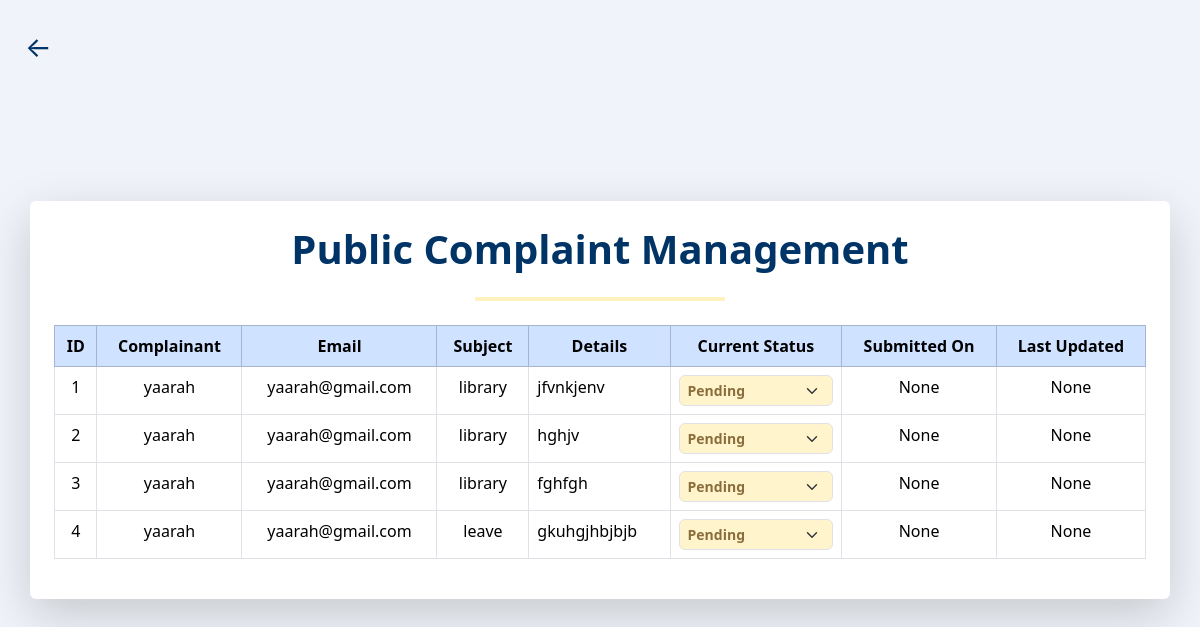
Before: /all_complaints/ (signed in) with the older database file.
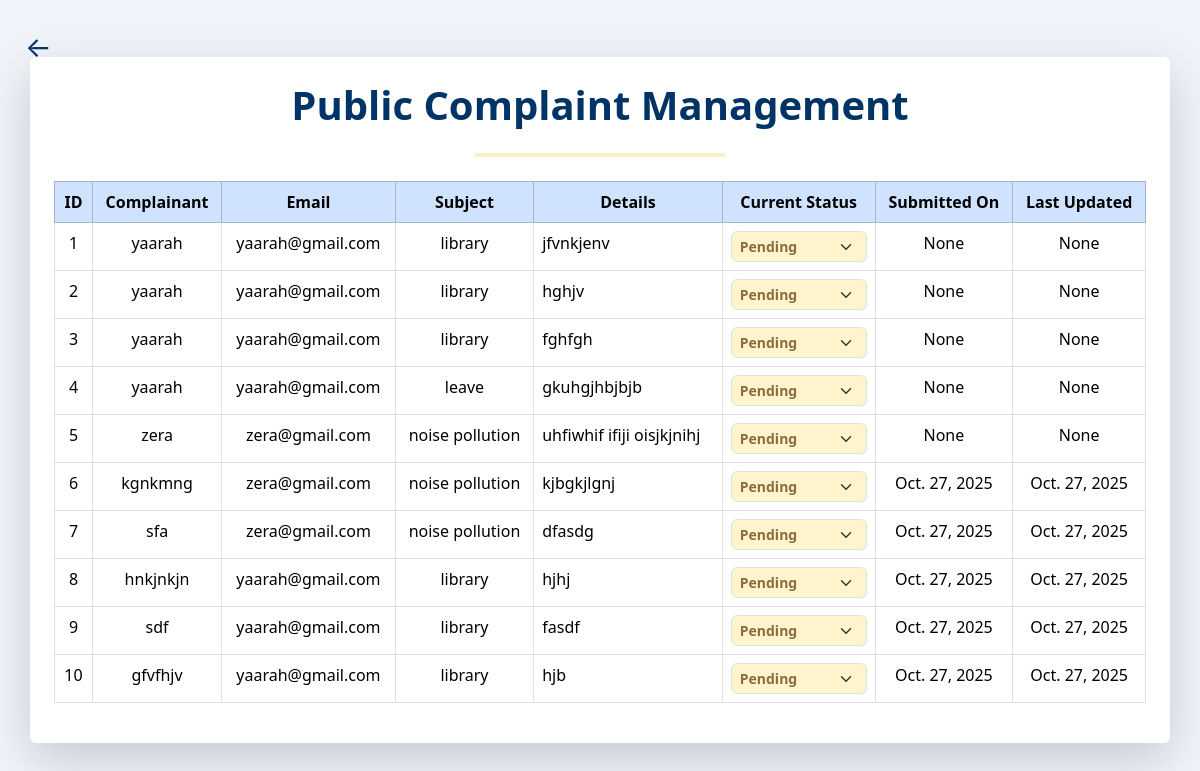
After: the same page with the newer database file.
### complaint_manager_app/models.py (models this page shows, shortened)
class Complaint(models.Model):
    STATUS_CHOICES = [
        ('pending','Pending'),
        ('in_progress','In progress'),
        ('resolved','Resolved'),
    ]
    user = models.ForeignKey(User, on_delete=models.CASCADE, null=True, blank=True)
    name = models.CharField(max_length=100)
    email = models.EmailField(max_length=100)
    subject = models.CharField(max_length=100)
    description = models.TextField()
    created_at = models.DateField(auto_now_add=True)
    updated_at = models.DateField(auto_now=True)
    status= models.CharField(max_length=20, choices=STATUS_CHOICES, default='pending')

### complaint_manager_app/views.py (the view)
# urls.py: path('all_complaints/', views.all_complaints,name="all_complaints"),
@login_required
def all_complaints(request):
    mycomplaints = Complaint.objects.all()  # all complaints for admin
    return render(request, 'all_complaints.html', {'mycomplaints': mycomplaints})

### complaint_manager_app/templates/all_complaints.html (shortened to what this page needs)
{% extends "master.html" %}
{% load static %}
{% block content %}
<a href="{% url 'admin_dashboard' %}" class="back-arrow">←</a>
<div class="page-wrapper d-flex align-items-center justify-content-center min-vh-100">
  <div class="content-box text-center p-4 rounded shadow-lg bg-white">
    <h1 class="fw-bold mb-4" style="color:#003366;">Public Complaint Management</h1>
    <hr class="mx-auto" style="width:250px; border:2px solid #ffcc00;">
    <div class="table-container mt-4">
      <table id="complaintstable" class="table table-bordered align-middle">
        <thead class="table-primary">
          <tr>
            <th>ID</th>
            <th>Complainant</th>
            <th>Email</th>
            <th>Subject</th>
            <th>Details</th>
            <th>Current Status</th>
            <th>Submitted On</th>
            <th>Last Updated</th>
          </tr>
        </thead>
        <tbody>
          {% for x in mycomplaints %}
          <tr data-id="{{ x.id }}">
            <td>{{ x.id }}</td>
            <td>{{ x.name }}</td>
            <td>{{ x.email }}</td>
            <td>{{ x.subject }}</td>
            <td class="desc-cell">{{ x.description }}</td>
            <td class="status-cell">
              <div class="dropdown-wrapper">
                <select class="status-dropdown form-select form-select-sm" data-id="{{ x.id }}">
                  <option value="Pending" {% if x.status == 'Pending' %}selected{% endif %}>Pending</option>
                </select>
              </div>
            </td>
            <td>{{ x.created_at }}</td>
            <td>{{ x.updated_at }}</td>
          </tr>
          {% empty %}
          <tr>
            <td colspan="8" class="text-center">No complaints submitted</td>
          </tr>
          {% endfor %}
        </tbody>
      </table>
    </div>
  </div>
</div>
{% endblock %}

Changed rows visible on the page:
added Complaint: id "5", name "zera", email "zera@gmail.com", subject "noise pollution", description "uhfiwhif ifiji oisjkjnihj", id "Pending", created_at "None", updated_at "None"
added Complaint: id "6", name "kgnkmng", email "zera@gmail.com", subject "noise pollution", description "kjbgkjlgnj", id "Pending", created_at "Oct. 27, 2025", updated_at "Oct. 27, 2025"
added Complaint: id "7", name "sfa", email "zera@gmail.com", subject "noise pollution", description "dfasdg", id "Pending", created_at "Oct. 27, 2025", updated_at "Oct. 27, 2025"
added Complaint: id "8", name "hnkjnkjn", email "yaarah@gmail.com", subject "library", description "hjhj", id "Pending", created_at "Oct. 27, 2025", updated_at "Oct. 27, 2025"
added Complaint: id "9", name "sdf", email "yaarah@gmail.com", subject "library", description "fasdf", id "Pending", created_at "Oct. 27, 2025", updated_at "Oct. 27, 2025"
added Complaint: id "10", name "gfvfhjv", email "yaarah@gmail.com", subject "library", description "hjb", id "Pending", created_at "Oct. 27, 2025", updated_at "Oct. 27, 2025"
